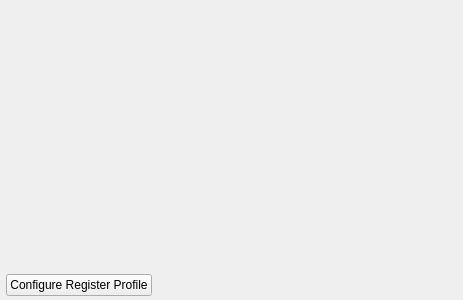
<?xml version="1.0" encoding="UTF-8"?>
<ui version="4.0">
 <class>RegistersWidget</class>
 <widget class="QDockWidget" name="RegistersWidget">
  <property name="geometry">
   <rect>
    <x>0</x>
    <y>0</y>
    <width>463</width>
    <height>300</height>
   </rect>
  </property>
  <property name="windowTitle">
   <string>Registers</string>
  </property>
  <widget class="QWidget" name="mainContainer">
   <layout class="QVBoxLayout" name="mainLayout">
    <property name="spacing">
     <number>0</number>
    </property>
    <property name="margin" stdset="0">
     <number>0</number>
    </property>
    <item>
     <widget class="QScrollArea" name="scrollArea">
      <property name="frameShape">
       <enum>QFrame::Shape::NoFrame</enum>
      </property>
      <property name="widgetResizable">
       <bool>true</bool>
      </property>
      <widget class="QWidget" name="dockWidgetContents">
       <property name="geometry">
        <rect>
         <x>0</x>
         <y>0</y>
         <width>463</width>
         <height>248</height>
        </rect>
       </property>
       <layout class="QVBoxLayout" name="verticalLayout">
        <property name="spacing">
         <number>10</number>
        </property>
        <property name="leftMargin">
         <number>6</number>
        </property>
        <property name="topMargin">
         <number>6</number>
        </property>
        <property name="rightMargin">
         <number>6</number>
        </property>
       </layout>
      </widget>
     </widget>
    </item>
    <item>
     <layout class="QHBoxLayout" name="regProfileLayout">
      <property name="leftMargin">
       <number>6</number>
      </property>
      <property name="topMargin">
       <number>4</number>
      </property>
      <property name="rightMargin">
       <number>6</number>
      </property>
      <property name="bottomMargin">
       <number>4</number>
      </property>
      <item>
       <widget class="QPushButton" name="configureProfileBtn">
        <property name="text">
         <string>Configure Register Profile</string>
        </property>
       </widget>
      </item>
      <item>
       <spacer name="horizontalSpacer">
        <property name="orientation">
         <enum>Qt::Orientation::Horizontal</enum>
        </property>
        <property name="sizeHint" stdset="0">
         <size>
          <width>40</width>
          <height>20</height>
         </size>
        </property>
       </spacer>
      </item>
     </layout>
    </item>
   </layout>
  </widget>
 </widget>
 <resources/>
 <connections/>
</ui>
